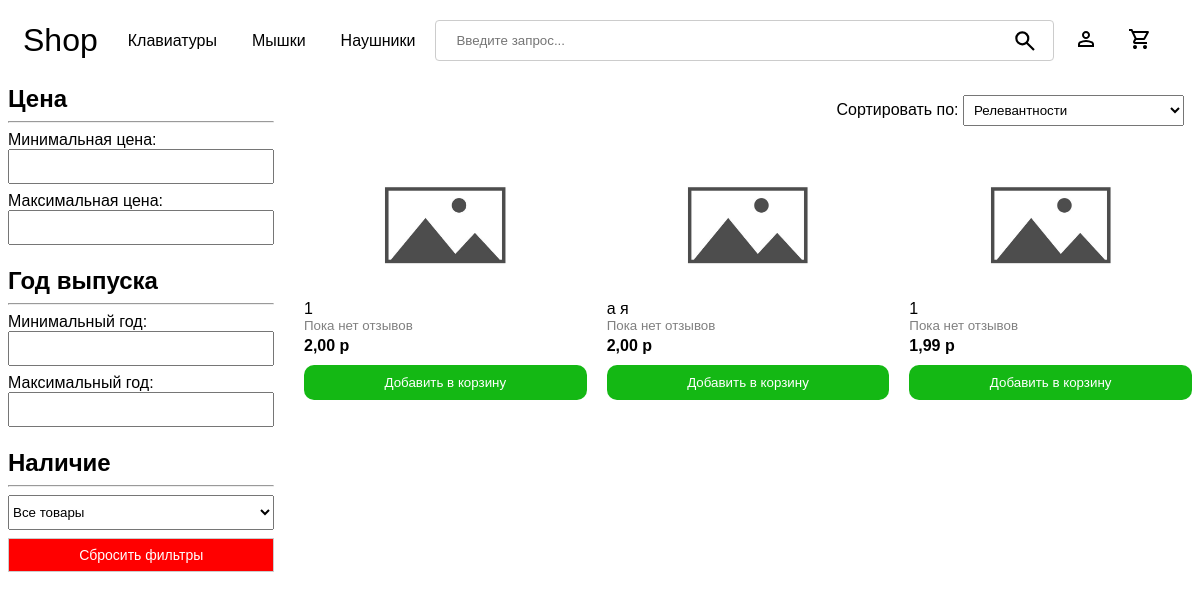
Page /catalog/headphones/ on the earlier database version.
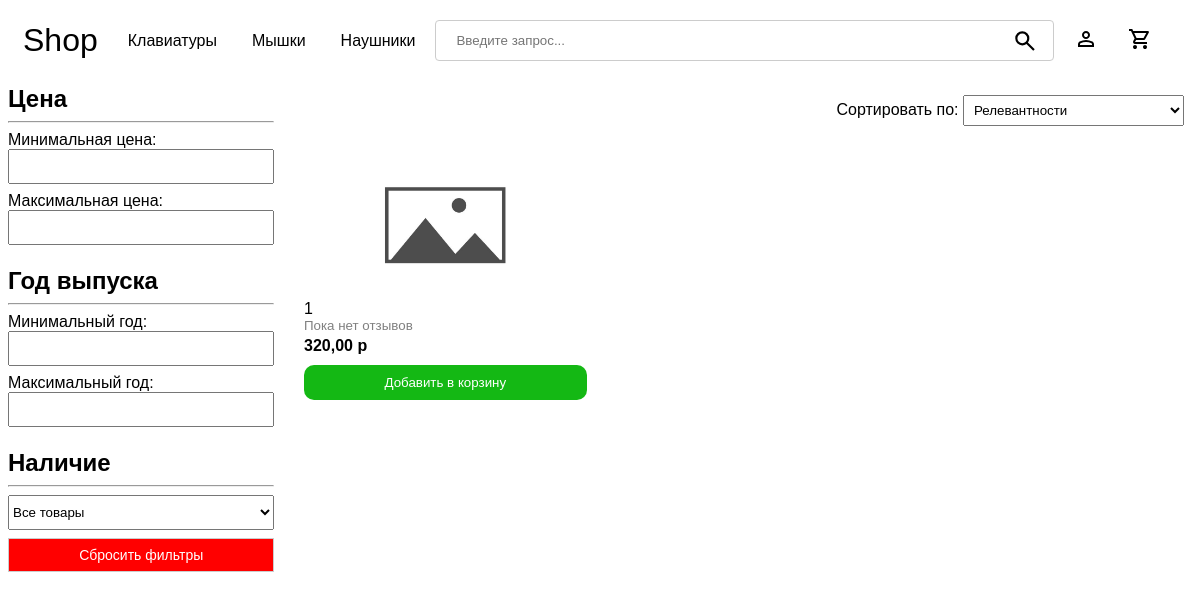
Same page on the later database version.
### base/models.py (models this page shows, shortened)
class Product(models.Model):
    product_types = [
        ('keyboard', 'Клавиатура'),
        ('mouse', 'Мышь'),
        ('headphones', 'Наушники'),
    ]
    id = models.AutoField(primary_key=True)
    type = models.CharField(max_length=40, choices=product_types,default='')
    name = models.CharField(max_length=200)
    price = models.DecimalField(validators=[MinValueValidator(0)],decimal_places=2, max_digits=10)
    amount = models.IntegerField(validators=[MinValueValidator(0)])
    year = models.IntegerField(validators=[MinValueValidator(1970),MaxValueValidator(2030)])
    description = models.JSONField(null=True,blank=True)
    created = models.DateTimeField(auto_now_add = True)
    @property
    def first_image(self):
        return self.images.first()
    @property
    def get_review_count(self):
        return self.review_set.count() or 0

### base/views.py (the view)
# urls.py: path('catalog/<str:products>/',views.catalog, name = 'catalog'),
def catalog(request, products):
    q = request.GET.get('q', '')
    sort_param = request.GET.get('sort', '')
    min_price = request.GET.get('min_price') or '-1'
    max_price = request.GET.get('max_price') or '9999999'
    min_year = request.GET.get('min_year') or '-1'
    max_year = request.GET.get('max_year') or '9999999'
    current_page = int(request.GET.get('page',1))
    availability = int(request.GET.get('availability', -1))
    if products == 'all':
        products = Product.objects.filter(name__icontains=q,
                                            price__gte=min_price,
                                            price__lte=max_price,
                                            year__gte=min_year,
                                            year__lte=max_year,
                                            amount__gt=availability)
    else:
        products = Product.objects.filter(type=products,
                                        price__gte=min_price,
                                        price__lte=max_price,
                                        year__gte=min_year,
                                        year__lte=max_year,
                                        amount__gt=availability)
    if sort_param:
        products = products.order_by(sort_param)
    amount_of_products = len(products)
    paginator = Paginator(products,12)
    products = list(paginator.page(current_page))
    page_list = list(paginator.get_elided_page_range(current_page, on_each_side=2,on_ends=1))
    if page_list == [1]:
        page_list = None
    context = {
        'products': products,
        'page_list': page_list,
        'current_page':current_page,
        'q':q,
        'min_price':min_price,
        'max_price':max_price,
        'min_year':min_year,
        'max_year':max_year,
        'availability':availability,
        'sort':sort_param,
        'amount_of_products': amount_of_products
    }
    if request.headers.get('X-Requested-With') == 'XMLHttpRequest':
        html = render(request,'catalog_grid_innerHTML.html',context)
        return JsonResponse({'html':html.content.decode('utf-8')})
    else:
        return render(request, 'catalog.html', context)

### base/context_processors.py (called while the page is built)
def cart_item_count(request):
    cart_count = 0
    cart = None
    if request.user.is_authenticated:
        cart,_ = Cart.objects.get_or_create(user=request.user)
    elif request.session.session_key != None:
        cart,_ = Cart.objects.get_or_create(session_key=request.session.session_key)
    if cart:
        cart_products = CartItem.objects.filter(cart=cart)
        if cart_products.exists():
            cart_count = cart_products.aggregate(Sum('quantity'))['quantity__sum']
        else:
            cart_count = 0
    return {'cart_item_count': cart_count}

### base/templatetags/custom_filters.py (called while the page is built)
@register.filter
def number(string):
    return float(string)

### templates/catalog.html (shortened to what this page needs)
<!DOCTYPE html>
{% load custom_filters %}
{% load static %}
<html lang="en">
    <head>
</head>
<body>
    <div class="navbar-div">
        {% include 'navbar.html' %}
    </div>
    <div class="home-container">
        <div class="filter-form">
            <form method="get">
                <h2>Цена</h2>
                <hr>
                <div>
                    <label for="min_price">Минимальная цена:</label>
                    <input type="number" name="min_price" id="min_price" value="{% if min_price|number > 0 %}{{min_price}}{% endif %}">
                </div>
                <div>
                    <label for="max_price">Максимальная цена:</label>
                    <input type="number" name="max_price" id="max_price" value="{% if max_price|number < 9999999 %}{{ max_price }}{% endif %}">
                </div>
                <br>
                <h2>Год выпуска</h2>
                <hr>
                <div>
                    <label for="min_year">Минимальный год:</label>
                    <input type="number" name="min_year" id="min_year" value="{% if min_year|number > 0 %}{{ min_year }}{% endif %}">
                </div>
                <div>
                    <label for="max_year">Максимальный год:</label>
                    <input type="number" name="max_year" id="max_year" value="{% if max_year|number < 9999999 %}{{ max_year }}{% endif %}">
                </div>
                <br>
                <h2>Наличие</h2>
                <hr>
                <select name="availability" id="availability">
                    <option value="-1" {% if availability == -1 %} selected {% endif %}>Все товары</option>
                </select>
                <button
                    type="button"
                    class="reset-filter-button"
                    onclick="resetFilters()">
                    Сбросить фильтры
                </button>
            </form>
        </div>
        <div>
            <div class="sorting-container">
                <form method="get">
                    <label for="sort">Сортировать по:</label>
                    <select name="sort" id="sort">
                        <option value="">Релевантности</option>
                    </select>
                </form>
            </div>
            <div class="product-grid-and-pagination">
                {% include "catalog_grid_innerHTML.html" %}
            </div>
        </div>
    </div>
</body>
</html>

### templates/navbar.html (shortened to what this page needs)
{% load static %}
<!DOCTYPE html>
<html>
<head>
</head>
<body>
  <header>
    <ul class="navbar-wrapper">
      <li class="main-nav-item">
        <a class="nav-link" id="main-nav-link" href="{% url 'main' %}">Shop</a>
      </li>
      <li class="nav-item">
        <a class="nav-link catalog-page" href="{% url 'catalog' products='keyboard' %}">Клавиатуры</a>
      </li>
      <li class="nav-item">
        <a class="nav-link catalog-page" href="{% url 'catalog' products='mouse' %}">Мышки</a>
      </li>
      <li class="nav-item">
        <a class="nav-link catalog-page" href="{% url 'catalog' products='headphones' %}">Наушники</a>
      </li>
      <form class="search-form" method="GET" action="{% url 'catalog' products='all' %}">
        <div class="search-container">
          <input type="text" id="search-input" placeholder="Введите запрос..." name="q" aria-label="Search">
          <button type="submit" class="search-button">
            <img src="{% static 'images/search.svg' %}" alt="Search Icon">
          </button>
        </div>
      </form>
      <div class="icons">
        <li class="nav-item icon">
        {% if request.user.is_staff %}
          <a class="nav-link" href="{% url 'person-panel' %}">
        {% elif request.user.is_staff == False and request.user.is_authenticated == True %}
          <a class="nav-link" href="{% url 'profile' %}">
        {% else %}
          <a class="nav-link" href="{% url 'login' %}">
        {% endif %}
          <img id='user' src="{% static 'images/person.svg' %}" alt="Person">
          </a>
        </li>
        {% if not request.user.is_staff %}
        <li class="nav-item icon cart-icon">
          <a class="nav-link" href="{% url 'cart' %}">
          <img src="{% static 'images/shopping_cart.svg' %}" alt="Cart">
          </a>
        </li>
        {% endif %}
      </div>
    </ul>
  </header>
</body>
</html>

### templates/catalog_grid_innerHTML.html (shortened to what this page needs)
{% load static %}
<div class="product-grid">
{% for product in products %}
    {% include 'catalog_grid_product_innerHTML.html' %}
{% endfor %}
</div>
{% if amount_of_products > 0 %}
    <div class="pagination">
    </div>
{% endif %}

### templates/catalog_grid_product_innerHTML.html
{% load static %}
{% load custom_filters %}
<div class="product-item">
    <a href="{% url 'info' product.id %}" class="pic-link">
        <div class="image-container">
            {% if product.first_image.image.url %}
                <img src="{{ product.first_image.image.url}}" alt="{{ product.name }}">
            {% else %}
                <img src="{% static 'images/placeholder.jpg' %}" alt="Placeholder">
            {% endif %}
        </div>
    </a>
    <a href="{% url 'info' product.id %}" class="product-title">{{ product.name }}</a>
    {% if product.get_review_count != 0 %}
        <div class="rating">
            <div class="Stars" style="--rating: {{ product.get_average_rating  }};"></div>
            <p class="average-rating">&nbsp;{{ product.get_average_rating }}&nbsp;</p>
            ({{ product.get_review_count }})
        </div>
    {% else %}
        <small>Пока нет отзывов</small>
    {% endif %}
    <strong class="price">{{ product.price }} р</strong>
    <div class="add-to-cart-div">
        {% if product.amount > 0 and request.user.is_staff == False %}
        <button value="{{ product.id }}" class="button add-to-cart-button" onclick="addToCart(this.value)">Добавить в корзину</button>
        {% else %}
        <button value="{{ product.id }}" class="button add-to-cart-button" disabled>Добавить в корзину</button>
        {% endif %}
    </div>
</div>

### templates/catalog.html (style rules this page uses)
body { overflow-y: scroll; font-family: Arial, Helvetica, sans-serif }
.home-container { display: grid; grid-template-columns: 1fr 3fr; }
.product-grid { display: grid; grid-template-columns: repeat(3, 1fr); gap: 20px; }
.filter-form { min-width: 200px; }
.filter-form > * { width: 90%; }
.filter-form select { width: 100%; }
.filter-form input { width: 100%; box-sizing: border-box; padding: 8px; }
.filter-form label { display: block; margin-top: 8px; margin-bottom: 0px; }
.filter-form h2 { margin-top: 4px; margin-bottom: 8px; }
.sorting-container { text-align: right; font-size: 16px; padding: 14px 8px; display: flex; justify-content: space-between; align-items: center; }
.sorting-container select { padding: 6px; }
#availability { padding: 8px 0px; }
.product-item { display: flex; flex-direction: column; margin-top: 10px; }
.add-to-cart-div { margin-top: 10px; }
.product-item small { color: #808080; margin-top: auto; margin-bottom: 4px; }
:root { --star-size: 18px; --star-color: #ccc; --star-background: #fc0; }
.image-container { position: relative; width: 150px; height: 150px; left: 50%; transform: translate(-50%,0%); }
.image-container img { position: absolute; top: 50%; left: 50%; transform: translate(-50%, -50%); object-fit: contain; max-height: 95%; max-width: 95%; }
.product-title { color: black; text-decoration: none; }
.add-to-cart-button { width: 100%; box-sizing: border-box; color: white; background-color: #14b814; border: none; padding: 10px; border-radius: 10px; cursor: pointer; }
.reset-filter-button { font-size: 14px; box-sizing: border-box; margin-top: 8px; width: 100%; padding: 8px; border: 1px solid #ccc; background-color: red; color:white; }
.pagination { display: flex; align-items: center; justify-content: center; list-style: none; padding: 10px; border-radius: 5px; }

### templates/navbar.html (style rules this page uses)
.navbar-wrapper { list-style-type: none; display: flex; align-items: center; padding: 0; }
.nav-link { text-decoration: none; color: black; padding: 6px 15px; display: inline-block; font-family: Arial, Helvetica, sans-serif; font-size: 16px; }
#main-nav-link { font-family: Arial, Helvetica, sans-serif; font-size: 32px; margin-left: 0px; }
.catalog-page { padding-top: 11px; padding-bottom: 11px; }
.catalog-page:first-child { margin-left: auto; margin-right: none; }
.catalog-page:last-child { margin-left: none; margin-right: 5px; }
.icons { display: flex; margin-left: 5px; margin-right:25px; }
.cart-icon { position: relative; }
.search-container { position: relative; width:100%; }
.search-form { width: 100%; text-align: center; }
#search-input { width: 100%; margin-right: 6px; padding: 12px 40px 12px 20px; border: 1px solid #ccc; border-radius: 4px; box-sizing: border-box; }
.search-button { position: absolute; right: 10px; top:50%; transform: translateY(-45%); background: transparent; border: none; cursor: pointer; }
.search-button img { width: 26px; height: 26px; }

Differences in the rows shown:
removed Product: name "1", shows "Пока нет отзывов", price "2,00", {{ product.id }} 21 (drawn)
removed Product: name "a я", shows "Пока нет отзывов", price "2,00", {{ product.id }} 24 (drawn)
removed Product: name "1", shows "Пока нет отзывов", price "1,99", {{ product.id }} 27 (drawn)
added Product: name "1", shows "Пока нет отзывов", price "320,00", {{ product.id }} 50 (drawn)
